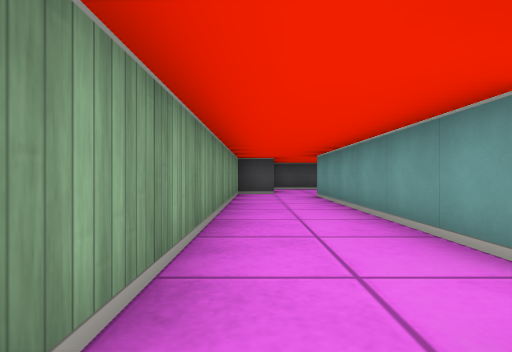
[1] (above)

12 first-person views from a walk through a cub3D level. The camera is about half as high as the walls, looks level and sees 80° across. The floor is counted in squares. Each view is taken from the middle of a square. On the plan, view 1 faces up. The plan holds only what a view shows up to about 9 squares ahead; the rest is blank. The place goes on beyond the plan.

[2]
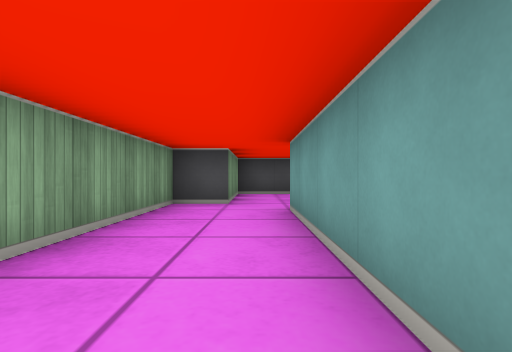

[3]
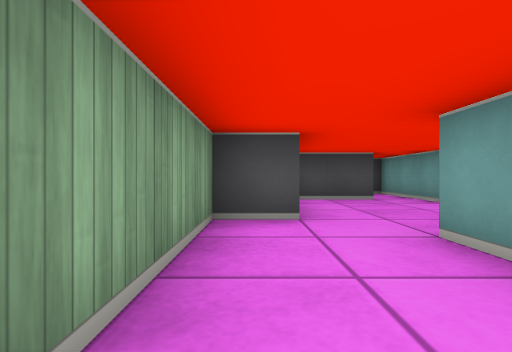

[4]
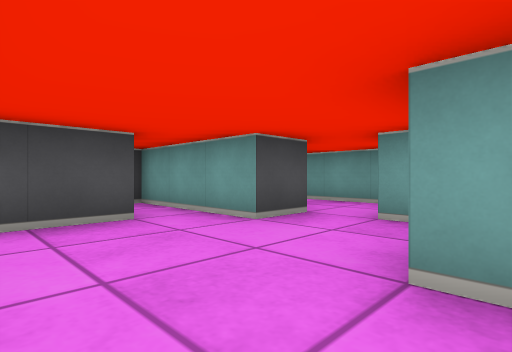

[5]
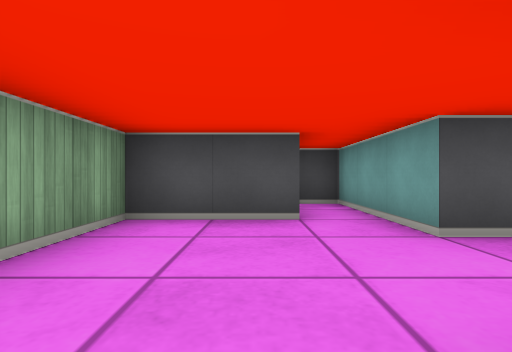

[6]
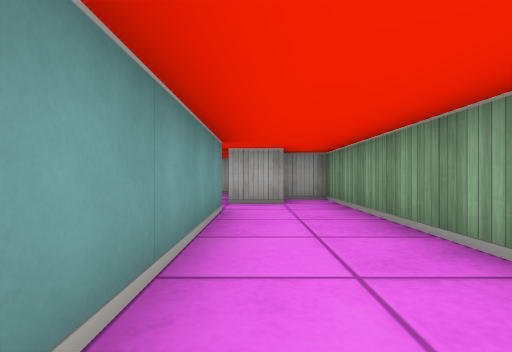

[7]
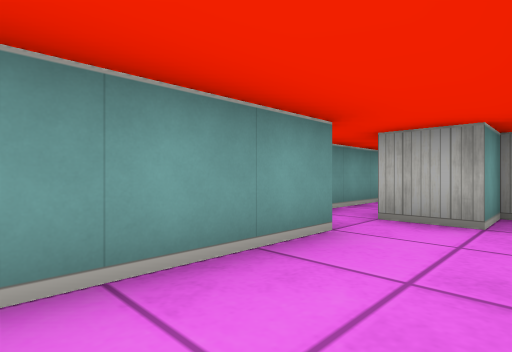

[8]
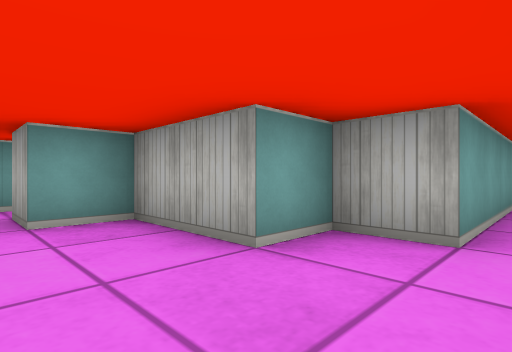

[9]
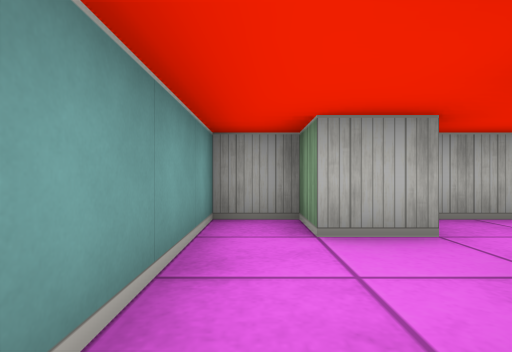

[10]
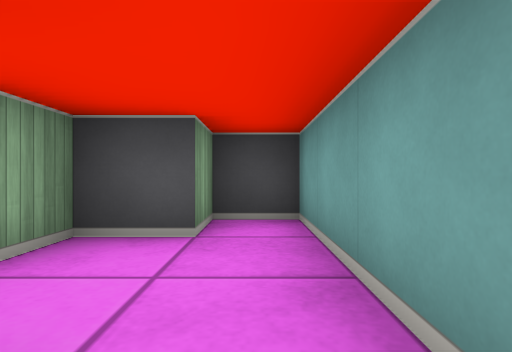

[11]
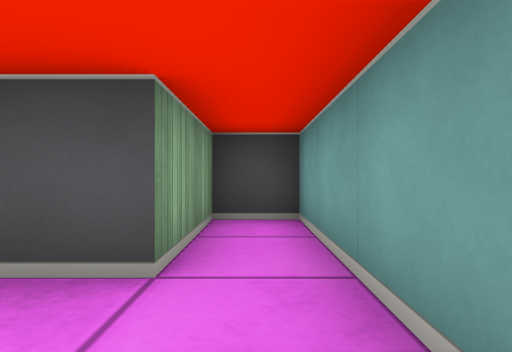

[12]
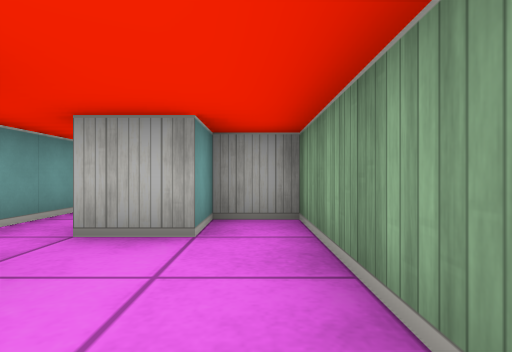

### Floor plan
Points are (right, up) in squares from view 1. A wall is a line through its corners. A room is listed if a view was taken in it or the views show most of it. See-through windows are left out.
Room 1 (views 1, 2, 3, 4, 5, 6, 7, 8, 11, 12)
walls: (3.5, 10.5) (3.5, 13.5) (2.5, 13.5) (2.5, 11.5) (0.5, 11.5) (0.5, 8.5) (-0.5, 8.5) (-0.5, -0.5) (0.5, -0.5) (0.5, 0.5) (1.5, 0.5); (1.5, 1.4) (1.5, 7.5) (2.5, 7.5) (2.5, 8.5) (4.5, 8.5) (4.5, 9.5)
ways out: opening at (4.5, 10) to room 2; opening at (1, 1)
Room 2 (views 9, 10)
walls: (4.5, 9.5) (5.5, 9.5) (5.5, 8.5) (6.5, 8.5) (6.5, 12.5) (5.5, 12.5) (5.5, 11.5) (4.5, 11.5) (4.5, 10.8); (4.5, 10.5) (3.5, 10.5)
ways out: opening at (4.5, 10) to room 1

Positions as (right, up) in squares from view 1, and headings:
1: (0, 0), facing up
2: (1, 3), facing up
3: (0, 5), facing up
4: (1, 8), facing up-right
5: (2, 8), facing up
6: (1, 6), facing down
7: (0, 4), facing down-right
8: (1, 10), facing down-right
9: (6, 12), facing down
10: (6, 9), facing up
11: (3, 10), facing up
12: (0, 3), facing down
